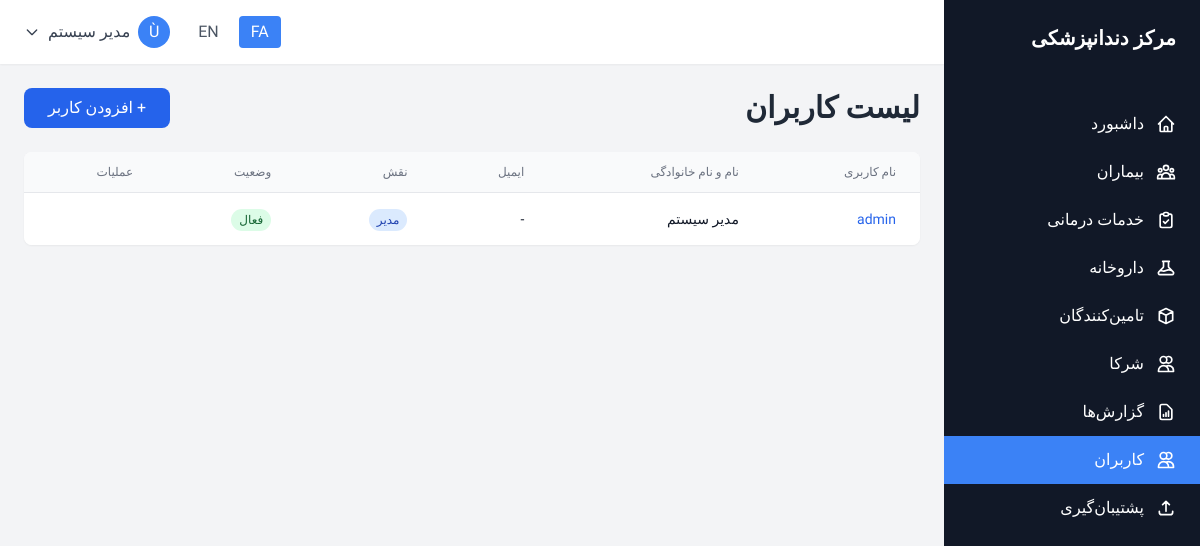
Screenshot of /users/index.php (signed in) with the database file from the repository.
### tables this page shows
CREATE TABLE IF NOT EXISTS system (
    id INT AUTO_INCREMENT PRIMARY KEY,
    record_type ENUM('setting', 'activity_log') NOT NULL,
    setting_key VARCHAR(50),
    setting_value TEXT,
    setting_type VARCHAR(20) DEFAULT 'text',
    description TEXT,
    user_id INT,
    action VARCHAR(50),
    table_name VARCHAR(50),
    record_id INT,
    ip_address VARCHAR(45),
    user_agent TEXT,
    created_at DATETIME DEFAULT CURRENT_TIMESTAMP,
    updated_at DATETIME DEFAULT CURRENT_TIMESTAMP ON UPDATE CURRENT_TIMESTAMP,
    INDEX idx_record_type (record_type),
    INDEX idx_setting_key (setting_key),
    INDEX idx_user_action (user_id, action),
    INDEX idx_table_record (table_name, record_id),
    INDEX idx_activity_date (created_at),
    UNIQUE KEY unique_setting (setting_key, record_type),
    FOREIGN KEY (user_id) REFERENCES users(id) ON DELETE SET NULL
);

CREATE TABLE IF NOT EXISTS users (
    id INT AUTO_INCREMENT PRIMARY KEY,
    username VARCHAR(50) UNIQUE NOT NULL,
    password VARCHAR(255) NOT NULL,
    full_name VARCHAR(100) NOT NULL,
    email VARCHAR(100),
    phone VARCHAR(20),
    role ENUM('admin', 'dentist', 'secretary', 'accountant') NOT NULL,
    is_active TINYINT(1) DEFAULT 1,
    last_login DATETIME,
    failed_login_attempts INT DEFAULT 0,
    locked_until DATETIME,
    password_changed_at DATETIME DEFAULT CURRENT_TIMESTAMP,
    created_at DATETIME DEFAULT CURRENT_TIMESTAMP,
    updated_at DATETIME DEFAULT CURRENT_TIMESTAMP ON UPDATE CURRENT_TIMESTAMP,
    INDEX idx_username_active (username, is_active),
    INDEX idx_role_active (role, is_active),
    INDEX idx_login_attempts (failed_login_attempts, locked_until)
);

### users/index.php (the view, shortened to what the rows shown need)
<?php
require_once '../config/config.php';
include '../includes/header.php';
$users = fetchAll("SELECT * FROM users ORDER BY is_active DESC, full_name");
?>
<div class="space-y-6">
    <div class="flex items-center justify-between">
        <h1 class="text-3xl font-bold text-gray-800"><?php echo $lang['user_list']; ?></h1>
    </div>
    <div class="bg-white rounded-lg shadow-sm overflow-hidden">
        <?php if (empty($users)): ?>
            <div class="p-8 text-center text-gray-500">
                <?php echo $lang['no_data']; ?>
            </div>
        <?php else: ?>
            <div class="overflow-x-auto">
                <table class="min-w-full divide-y divide-gray-200">
                    <thead class="bg-gray-50">
                        <tr>
                            <th class="px-6 py-3 text-<?php echo $current_lang === 'fa' ? 'right' : 'left'; ?> text-xs font-medium text-gray-500 uppercase"><?php echo $lang['username']; ?></th>
                            <th class="px-6 py-3 text-<?php echo $current_lang === 'fa' ? 'right' : 'left'; ?> text-xs font-medium text-gray-500 uppercase"><?php echo $lang['full_name']; ?></th>
                            <th class="px-6 py-3 text-<?php echo $current_lang === 'fa' ? 'right' : 'left'; ?> text-xs font-medium text-gray-500 uppercase"><?php echo $lang['email']; ?></th>
                            <th class="px-6 py-3 text-<?php echo $current_lang === 'fa' ? 'right' : 'left'; ?> text-xs font-medium text-gray-500 uppercase"><?php echo $lang['role']; ?></th>
                            <th class="px-6 py-3 text-<?php echo $current_lang === 'fa' ? 'right' : 'left'; ?> text-xs font-medium text-gray-500 uppercase"><?php echo $lang['status']; ?></th>
                            <th class="px-6 py-3 text-<?php echo $current_lang === 'fa' ? 'right' : 'left'; ?> text-xs font-medium text-gray-500 uppercase"><?php echo $lang['actions']; ?></th>
                        </tr>
                    </thead>
                    <tbody class="bg-white divide-y divide-gray-200">
                        <?php foreach ($users as $user): ?>
                        <tr class="hover:bg-gray-50">
                            <td class="px-6 py-4 whitespace-nowrap text-sm font-medium text-blue-600">
                                <?php echo htmlspecialchars($user['username']); ?>
                            </td>
                            <td class="px-6 py-4 whitespace-nowrap text-sm text-gray-900">
                                <?php echo htmlspecialchars($user['full_name']); ?>
                            </td>
                            <td class="px-6 py-4 whitespace-nowrap text-sm text-gray-900">
                                <?php echo htmlspecialchars($user['email'] ?: '-'); ?>
                            </td>
                            <td class="px-6 py-4 whitespace-nowrap text-sm">
                                <span class="px-2 py-1 text-xs rounded-full bg-blue-100 text-blue-800">
                                    <?php echo $lang[$user['role']]; ?>
                                </span>
                            </td>
                            <td class="px-6 py-4 whitespace-nowrap text-sm">
                                <span class="px-2 py-1 text-xs rounded-full <?php echo $user['is_active'] ? 'bg-green-100 text-green-800' : 'bg-red-100 text-red-800'; ?>">
                                    <?php echo $user['is_active'] ? $lang['active'] : $lang['inactive']; ?>
                                </span>
                            </td>
                            <td class="px-6 py-4 whitespace-nowrap text-sm font-medium">
                            </td>
                        </tr>
                        <?php endforeach; ?>
                    </tbody>
                </table>
            </div>
        <?php endif; ?>
    </div>
</div>
<?php include '../includes/footer.php'; ?>

### includes/header.php (shortened to what the rows shown need)
<?php
$lang = loadLanguage();
?>
<!DOCTYPE html>
<html lang="<?php echo $current_lang; ?>" dir="<?php echo $current_lang === 'fa' ? 'rtl' : 'ltr'; ?>">
<head>
    <script src="https://cdn.tailwindcss.com"></script>
</head>
<body class="bg-gray-100">
    <div class="flex h-screen overflow-hidden">
        <aside class="w-64 bg-gray-900 text-white flex-shrink-0 hidden md:block flex flex-col">
            <div class="p-6 flex-shrink-0">
                <h1 class="text-xl font-bold"><?php echo getSetting('clinic_name', $lang['app_name']); ?></h1>
            </div>
        </aside>
        <div class="flex-1 flex flex-col overflow-hidden">
            <main class="flex-1 overflow-y-auto p-6">

### rows the page displays
system: setting_value "مرکز دندانپزشکی"
users: username "admin", full_name "مدیر سیستم", email "-", role "مدیر"

### other values shown
$lang['menu_dashboard'] "داشبورد"
$lang['menu_patients'] "بیماران"
$lang['menu_services'] "خدمات درمانی"
$lang['menu_medicines'] "داروخانه"
$lang['menu_suppliers'] "تامین‌کنندگان"
$lang['menu_partners'] "شرکا"
$lang['menu_reports'] "گزارش‌ها"
$lang['menu_users'] "کاربران"
$lang['menu_backup'] "پشتیبان‌گیری"
substr($user['full_name'], 0, 1) "Ù"
$user['full_name'] "مدیر سیستم"
$lang['user_list'] "لیست کاربران"
$lang['add_user'] "افزودن کاربر"
$lang['username'] "نام کاربری"
$lang['full_name'] "نام و نام خانوادگی"
